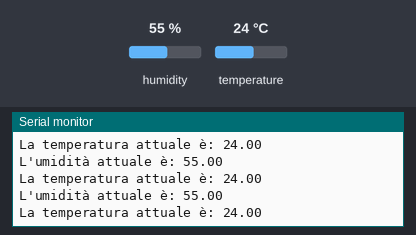
The sketch below on a simulated Arduino Uno, built with avr-gcc and run on an emulated ATmega328P. Parts: the last lines printed to the serial monitor. Inputs (shaded band) come from the test bench; at power-on: humidity 55 %, temperature 24 °C.

Above: at 3.8 s.
3.9 s: humidity set to 22 %
At 5.6 s:
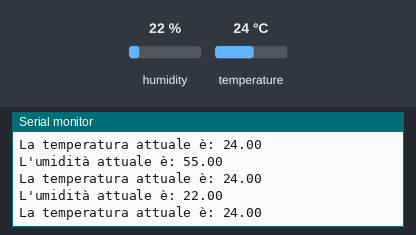
6.8 s: temperature set to 12 °C
At 7.9 s:
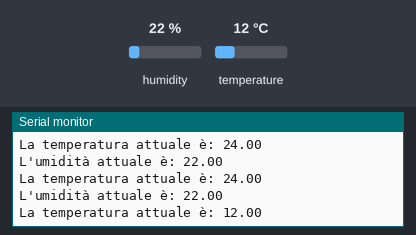
9.7 s: humidity set to 40 %
At 11.0 s:
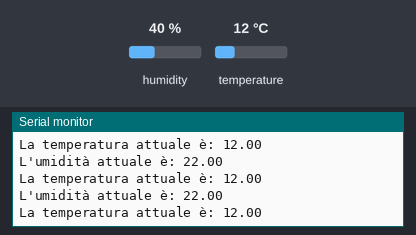
Timing chart, 0 to 12.7 s (numbered marks = the images above; inputs shaded):
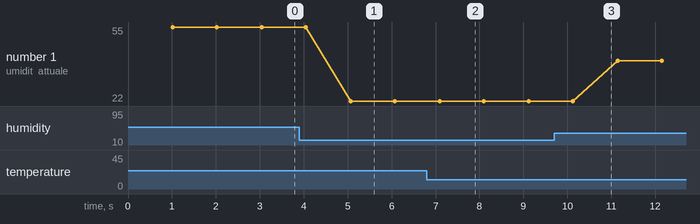

The sketch:

dht11.ino
```cpp
#include "DHT.h"

int pin = 2;
int type = DHT11;

DHT dht(pin, type);

void setup() {
  Serial.begin(9600);
  dht.begin();
}

void loop() {
  delay(1000);
  float h = dht.readHumidity();
  float t = dht.readTemperature();
  Serial.print("L'umidità attuale è: ");
  Serial.println(h);
  Serial.print("La temperatura attuale è: ");
  Serial.println(t);
}
```

Measured:
- after the input at 3.9 s, the serial monitor: prints a new line after 1.2 s (image 1)
- after the input at 6.8 s, the serial monitor: prints a new line after 0.33 s (image 2)
- plotted number 1: 55 → 22 after the input at 3.9 s, 22 → 40 after the input at 9.7 s
